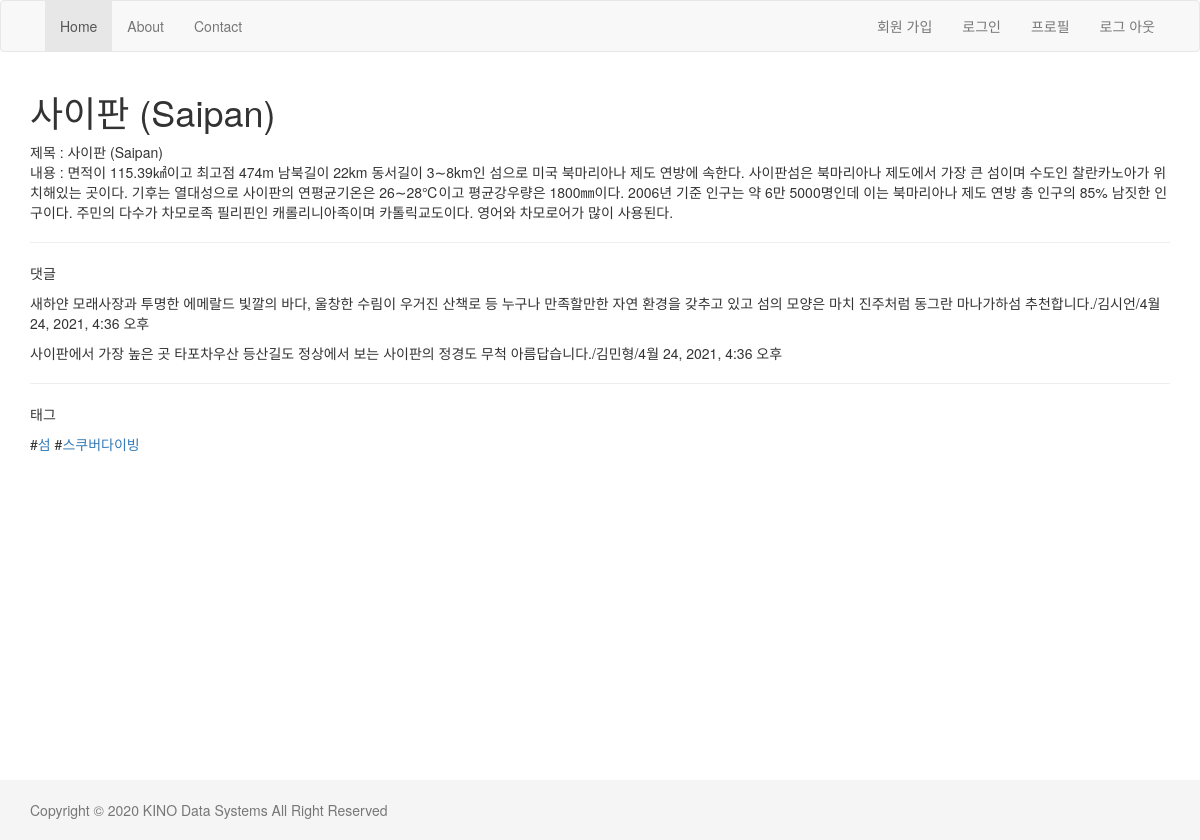
Page /blog/3/ on the committed database.
### blog/models.py (models this page shows, shortened)
class Post(models.Model):
    REGION_CHOICE = (
                        ('Africa','아프리카'),
                        ('Europe','유럽'),
                        ('Oceania','오세아니아'),
                        ('Asia','아시아'),
                        ('North America','북아메리카'),
                        ('South America','남아메리카'),
                        )
    title = models.CharField('제목', max_length=250)
    body = models.TextField('내용')
    region = models.CharField('지역',max_length=20,choices=REGION_CHOICE, default='Asia')
    tag = models.ManyToManyField('Tag')
    created = models.DateField(auto_now_add=True)
    updated = models.DateTimeField(auto_now=True)
    class Meta:
        ordering = ['-id']

class Comment(models.Model):
    post = models.ForeignKey(Post, on_delete=models.CASCADE, related_name='comments')
    author = models.CharField(max_length=20)
    message = models.TextField()
    created = models.DateField(auto_now_add=True)
    updated = models.DateTimeField(auto_now=True)
    deleted = models.BooleanField(default=False)

class Tag(models.Model):
    name = models.CharField(max_length=50, unique=True)

### blog/views.py (the view)
# urls.py: path('<int:id>/', views.detail),
def detail(request, id):
    post = get_object_or_404(Post, id=id)
    comment_all = post.comments.all()
    tag_list = post.tag.all()
    return render(request, 'blog/detail.html', {'post': post, 'comment_all':comment_all, 'tag_list':tag_list})

### blog/templates/blog/detail.html (shortened to what this page needs)
{% extends "layout.html" %}
{% block content %}
    <h1>{{post.title}}</h1>
    제목 : {{post.title}} <br>
    내용 : {{post.body}} <br>
    <hr>
    <p>댓글</p>
    {% for comment in comment_all %}
        <p>{{comment.message}}/{{comment.author}}/{{comment.updated}}</p>
    {% empty %}
        댓글이 존재하지 않습니다.
    {% endfor %}
    <hr>
    <p>태그</p>
    {% for tag in tag_list %}
        #<a href="/blog/tag/{{tag.id}}">{{tag.name}}</a>
    {% endfor %}
{% endblock %}

### templates/layout.html (style rules this page uses)
html { position: relative; min-height: 100% }
body { margin-bottom: 60px }

### rows in the picture
Post: title "사이판 (Saipan)", body "면적이 115.39㎢이고 최고점 474m 남북길이 22km 동서길이 3∼8km인 섬으로 미국 북마리아나 제도 연방에 속한다. 사이판섬은 북마리아나 제도에서 가장 큰 섬이며 수도인 찰란카노아가 위치해있는 곳이다. 기후는 열대성으로 사이판의 연평균기온은 26∼28℃이고 평균강우량은 1800㎜이다. 2006년 기준 인구는 약 6만 5000명인데 이는 북마리아나 제도 연방 총 인구의 85% 남짓한 인구이다. 주민의 다수가 차모로족 필리핀인 캐롤리니아족이며 카톨릭교도이다. 영어와 차모로어가 많이 사용된다."
Comment: message "새하얀 모래사장과 투명한 에메랄드 빛깔의 바다, 울창한 수림이 우거진 산책로 등 누구나 만족할만한 자연 환경을 갖추고 있고 섬의 모양은 마치 진주처럼 동그란 마나가하섬 추천합니다.", author "김시언", updated "4월 24, 2021, 4:36 오후"
Comment: message "사이판에서 가장 높은 곳 타포차우산 등산길도 정상에서 보는 사이판의 정경도 무척 아름답습니다.", author "김민형", updated "4월 24, 2021, 4:36 오후"
Tag: name "섬"
Tag: name "스쿠버다이빙"
